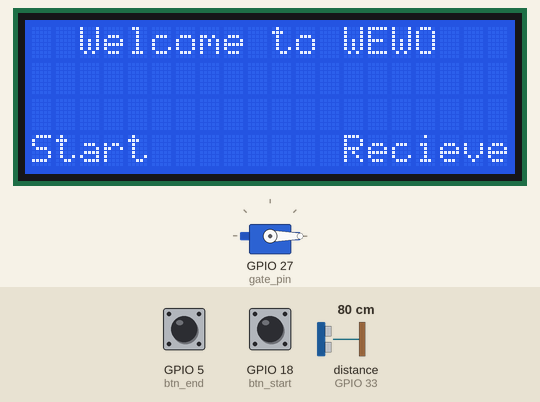
Recording of a sketch running on a simulated ESP32. Shown: 20×4 character LCD, servo. The inputs (shaded band) are chosen by the test bench; at power-on: GPIO 18 (btn_start) HIGH, GPIO 5 (btn_end) HIGH, distance to the obstacle (sensor on GPIO 33) 80 cm. The echo pulse lasts 58.3 µs per cm.

Above: at 1.2 s.
1.3 s: GPIO 18 (btn_start) pulled LOW for 0.15 s
At 2.8 s:
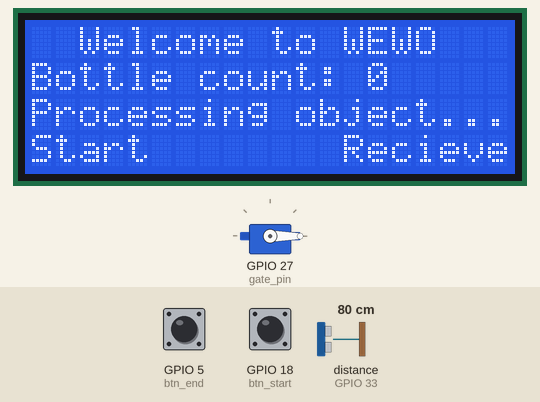
4.4 s: GPIO 5 (btn_end) pulled LOW for 3.2 s
At 8.8 s:
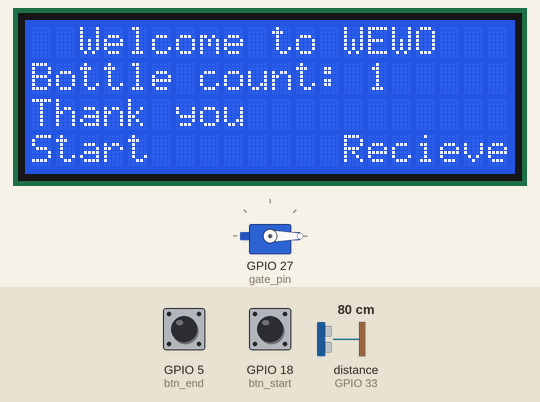
10.6 s: GPIO 18 (btn_start) pulled LOW for 1 s
At 10.9 s:
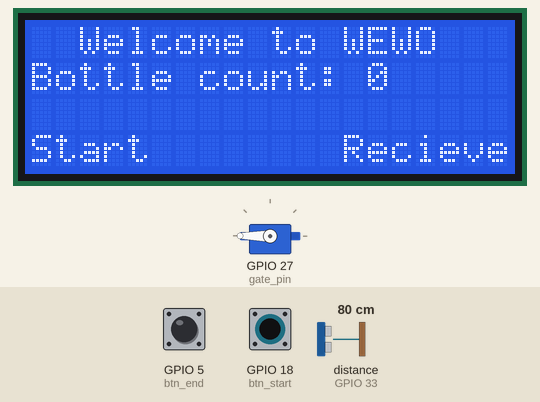
Timing chart, 0 to 19.3 s (numbered marks = the images above; inputs shaded):
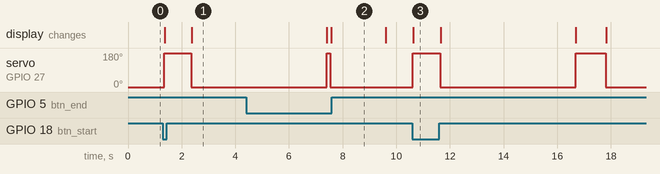

The sketch:

UI_prototype_2.ino
```cpp
#include <Wire.h>
#include <LiquidCrystal_I2C.h>
#include <ESP32Servo.h>
#define SOUND_SPEED 0.034
#define CM_TO_INCH 0.393701

int BottleCount = 0;
bool idle = true;

LiquidCrystal_I2C lcd(0x27, 20, 4);
int gate_pin = 27;
Servo gate;

const int trigPin = 32;
const int echoPin = 33;
long duration;
float distanceCm;

// button
const int btn_start = 18, btn_end = 5;
int btn_start_state = 1, btn_end_state = 1;

// function initialization
void checkInsertedObject();
void printBottleCount();
bool check_if_done();

void setup() {
  // lcd setup
  lcd.init();
  lcd.backlight();
  lcd.clear();

  // servo setup
  gate.attach(gate_pin);
  gate.write(0);

  // ultrasonic setup
  pinMode(trigPin, OUTPUT);
  pinMode(echoPin, INPUT);

  // buttons setup
  pinMode(btn_start, INPUT_PULLUP);
  pinMode(btn_end, INPUT_PULLUP);
  digitalWrite(btn_start, HIGH);
  digitalWrite(btn_end, HIGH);
}

void loop() {
  // lcd
  lcd.setCursor(0, 0);
  lcd.print("  Welcome to WEWO   ");
  lcd.setCursor(0, 3);
  lcd.print("Start        Recieve");

  // buttons
  btn_start_state = digitalRead(btn_start);
  btn_end_state = digitalRead(btn_end);

  if (btn_start_state == LOW) {
    idle = false;
    checkInsertedObject();
  }

  delay(100);

  if (!idle) {
    checkInsertedObject();
  }

}

void checkInsertedObject() {
  bool objectDetected = false;
  gate.write(180);
  printBottleCount();
  objectDetected = check_if_done();
  while (!objectDetected) {

    objectDetected = check_if_done();
    if (objectDetected) { return; }

    // ultrasonic
    digitalWrite(trigPin, LOW);
    delayMicroseconds(2);
    digitalWrite(trigPin, HIGH);
    delayMicroseconds(10);
    digitalWrite(trigPin, LOW);

    duration = pulseIn(echoPin, HIGH);
    distanceCm = duration * SOUND_SPEED/2;

    delay(1000);

    if (distanceCm < 10.0 || distanceCm > 60.0) {
      BottleCount += 1;

      // this is where the object detection will occur
      gate.write(0);
      lcd.setCursor(0,2);
      lcd.print("Processing object...");
      delay(5000);

      printBottleCount();
      gate.write(180);
      lcd.setCursor(0,2);
      lcd.print("Recieve when done.");
      objectDetected = true;
    }
  }
}

void printBottleCount() {
    lcd.setCursor(0, 1);
    lcd.print("Bottle count: ");
    lcd.setCursor(14, 1);
    lcd.print(BottleCount);
}

bool check_if_done() {
  btn_end_state = digitalRead(btn_end);
  if (btn_end_state == LOW) {
    gate.write(0);
    printBottleCount();
    idle = true;
    lcd.setCursor(0,2);
    lcd.print("                    ");
    lcd.setCursor(0,2);
    lcd.print("Thank you");
    delay(2000);
    lcd.setCursor(0,1);
    lcd.print("                    ");
    lcd.setCursor(0,2);
    lcd.print("                    ");

    BottleCount = 0;
    return true;
  }
  return false;
}
```

Measured:
- after the input at 1.3 s, servo on GPIO 27 (gate_pin): 0° → 180° after 0.04 s, → 0° 1.0 s later; the display: first changes after 0.07 s (image 1 shows a later state)
- after the input at 4.4 s, the display: first differs from a run without the input after 3.2 s (image 2)
- after the input at 10.6 s, servo on GPIO 27 (gate_pin): alternates 180° for 1.1 s and 0° for 5.1 s, starting at once; the display: changes at once (image 3)
